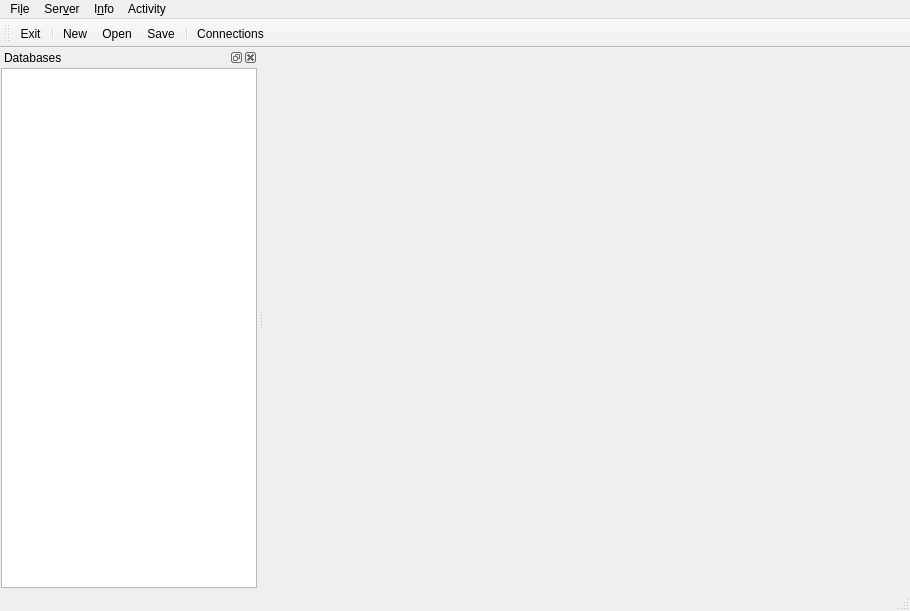
<?xml version="1.0" encoding="UTF-8"?>
<ui version="4.0">
 <class>MainWindow</class>
 <widget class="QMainWindow" name="MainWindow">
  <property name="geometry">
   <rect>
    <x>0</x>
    <y>0</y>
    <width>910</width>
    <height>611</height>
   </rect>
  </property>
  <property name="windowTitle">
   <string>PostgresSQL DBA Tools</string>
  </property>
  <widget class="QWidget" name="centralWidget"/>
  <widget class="QMenuBar" name="menuBar">
   <property name="geometry">
    <rect>
     <x>0</x>
     <y>0</y>
     <width>910</width>
     <height>30</height>
    </rect>
   </property>
   <widget class="QMenu" name="menuFile">
    <property name="title">
     <string>Fi&amp;le</string>
    </property>
    <addaction name="actionNew"/>
    <addaction name="actionOpen"/>
    <addaction name="separator"/>
    <addaction name="actionSave"/>
    <addaction name="actionSave_As"/>
    <addaction name="separator"/>
    <addaction name="actionExit"/>
   </widget>
   <widget class="QMenu" name="menuServer">
    <property name="title">
     <string>Ser&amp;ver</string>
    </property>
    <addaction name="actionConnections"/>
    <addaction name="separator"/>
    <addaction name="actionConnect"/>
    <addaction name="actionDisconnect"/>
   </widget>
   <widget class="QMenu" name="menuActivity">
    <property name="title">
     <string>Activity</string>
    </property>
    <addaction name="actionServer_Activity"/>
   </widget>
   <widget class="QMenu" name="menuInfo">
    <property name="title">
     <string>I&amp;nfo</string>
    </property>
    <widget class="QMenu" name="menuDatabase_Context">
     <property name="title">
      <string>Database &amp;Context</string>
     </property>
     <addaction name="separator"/>
     <addaction name="actionTables"/>
     <addaction name="actionColumns"/>
     <addaction name="actionConstraints"/>
    </widget>
    <addaction name="actionDatabase_List"/>
    <addaction name="menuDatabase_Context"/>
   </widget>
   <addaction name="menuFile"/>
   <addaction name="menuServer"/>
   <addaction name="menuInfo"/>
   <addaction name="menuActivity"/>
  </widget>
  <widget class="QToolBar" name="mainToolBar">
   <property name="iconSize">
    <size>
     <width>32</width>
     <height>32</height>
    </size>
   </property>
   <attribute name="toolBarArea">
    <enum>TopToolBarArea</enum>
   </attribute>
   <attribute name="toolBarBreak">
    <bool>false</bool>
   </attribute>
   <addaction name="actionExit"/>
   <addaction name="separator"/>
   <addaction name="actionNew"/>
   <addaction name="actionOpen"/>
   <addaction name="actionSave"/>
   <addaction name="separator"/>
   <addaction name="actionConnections"/>
  </widget>
  <widget class="QStatusBar" name="statusBar"/>
  <widget class="QDockWidget" name="databases">
   <property name="windowTitle">
    <string>Databases</string>
   </property>
   <attribute name="dockWidgetArea">
    <number>1</number>
   </attribute>
   <widget class="QWidget" name="databases_content">
    <layout class="QVBoxLayout" name="verticalLayout">
     <property name="spacing">
      <number>1</number>
     </property>
     <property name="leftMargin">
      <number>1</number>
     </property>
     <property name="topMargin">
      <number>1</number>
     </property>
     <property name="rightMargin">
      <number>1</number>
     </property>
     <property name="bottomMargin">
      <number>1</number>
     </property>
     <item>
      <widget class="QListWidget" name="db_list"/>
     </item>
    </layout>
   </widget>
  </widget>
  <action name="actionNew">
   <property name="icon">
    <iconset theme="filenew">
     <normaloff>images/32px/493-file_new.png</normaloff>images/32px/493-file_new.png</iconset>
   </property>
   <property name="text">
    <string>&amp;New</string>
   </property>
  </action>
  <action name="actionOpen">
   <property name="icon">
    <iconset theme="fileopen">
     <normaloff>images/32px/492-file_open.png</normaloff>images/32px/492-file_open.png</iconset>
   </property>
   <property name="text">
    <string>&amp;Open</string>
   </property>
  </action>
  <action name="actionSave">
   <property name="icon">
    <iconset theme="filesave">
     <normaloff>images/32px/494-file_save.png</normaloff>images/32px/494-file_save.png</iconset>
   </property>
   <property name="text">
    <string>&amp;Save</string>
   </property>
  </action>
  <action name="actionSave_As">
   <property name="icon">
    <iconset theme="filesaveas">
     <normaloff>images/32px/099-floppy-disk.png</normaloff>images/32px/099-floppy-disk.png</iconset>
   </property>
   <property name="text">
    <string>Sa&amp;ve As...</string>
   </property>
  </action>
  <action name="actionExit">
   <property name="icon">
    <iconset>
     <normaloff>images/32px/277-exit.png</normaloff>images/32px/277-exit.png</iconset>
   </property>
   <property name="text">
    <string>&amp;Exit</string>
   </property>
  </action>
  <action name="actionConnections">
   <property name="icon">
    <iconset theme="emblem-system">
     <normaloff>images/32px/101-database.png</normaloff>images/32px/101-database.png</iconset>
   </property>
   <property name="text">
    <string>&amp;Connections</string>
   </property>
  </action>
  <action name="actionConnect">
   <property name="icon">
    <iconset>
     <normaloff>images/32px/184-power-cord.png</normaloff>images/32px/184-power-cord.png</iconset>
   </property>
   <property name="text">
    <string>C&amp;onnect</string>
   </property>
  </action>
  <action name="actionDisconnect">
   <property name="text">
    <string>&amp;Disconnect</string>
   </property>
  </action>
  <action name="actionServer_Activity">
   <property name="text">
    <string>&amp;Server Activity</string>
   </property>
  </action>
  <action name="actionDatabase_List">
   <property name="text">
    <string>&amp;Database List</string>
   </property>
  </action>
  <action name="actionTables">
   <property name="icon">
    <iconset>
     <normaloff>images/32px/370-table2.png</normaloff>images/32px/370-table2.png</iconset>
   </property>
   <property name="text">
    <string>&amp;Tables</string>
   </property>
  </action>
  <action name="actionColumns">
   <property name="text">
    <string>&amp;Columns</string>
   </property>
  </action>
  <action name="actionConstraints">
   <property name="text">
    <string>C&amp;onstraints</string>
   </property>
  </action>
 </widget>
 <layoutdefault spacing="6" margin="11"/>
 <resources/>
 <connections/>
</ui>
